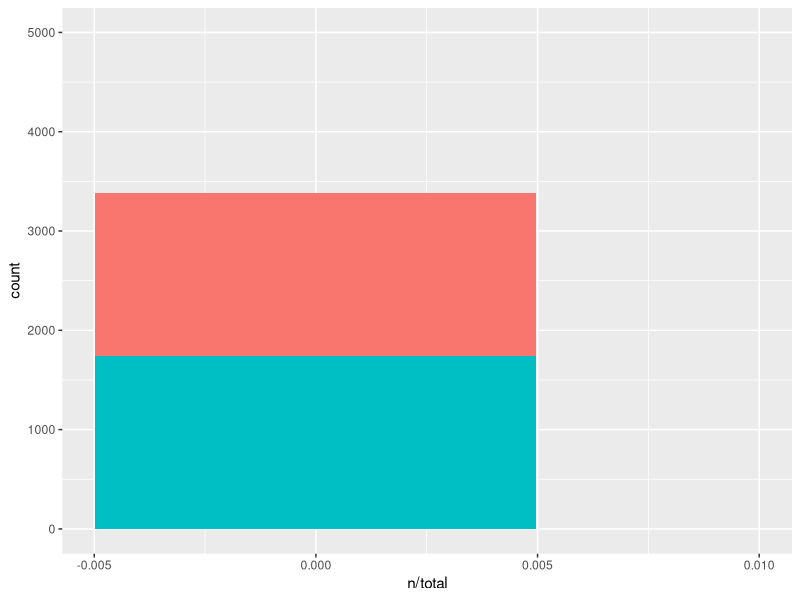
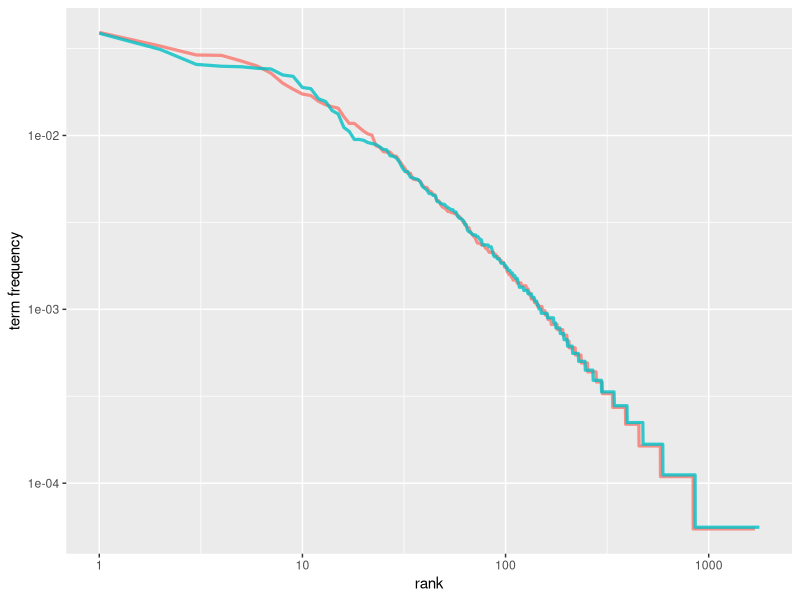

These figures' R source, in order:
## ---- chunk 1
library(dplyr)
library(janeaustenr)
library(tidytext)

data <- read.csv("MU3D_Video_Level_Data.csv")
## ---- chunk 2
data$Transcription <- gsub('[[:punct:] ]+',';',data$Transcription)
data$Labels <- ifelse(grepl("T", data$VideoID)=="TRUE", "T", "L")
data2 <- data %>% unnest_tokens(words,Transcription,token = stringr::str_split, pattern = ";") %>%
  select(VideoID, words, Labels)

## ---- chunk 3
cluster_words <- data2 %>%
  count(Labels,words,sort = TRUE)
cluster_total_words <- cluster_words %>%
  group_by(Labels) %>%
  summarize(total=sum(n))
cluster_words <- left_join(cluster_words,cluster_total_words)
cluster_words <- cluster_words %>%
  arrange(Labels)

## ---- chunk 4

library(ggplot2)

ggplot(cluster_words, aes(n/total, fill = Labels)) +
  geom_histogram(show.legend = FALSE,bins = 2) +
  xlim(NA, 0.01) +
  coord_cartesian(ylim=c(0,5000))

## ---- chunk 5
freq_by_rank <- cluster_words %>% 
  group_by(Labels) %>% 
  mutate(rank = row_number(), 
         `term frequency` = n/total) %>%
  ungroup()


freq_by_rank %>% 
  ggplot(aes(rank, `term frequency`, color = Labels)) + 
  geom_line(size = 1.1, alpha = 0.8, show.legend = FALSE) + 
  scale_x_log10() +
  scale_y_log10()

cluster_tf_idf <- cluster_words %>%
  bind_tf_idf(words, Labels, n)
cluster_tf_idf
## ---- chunk 6
